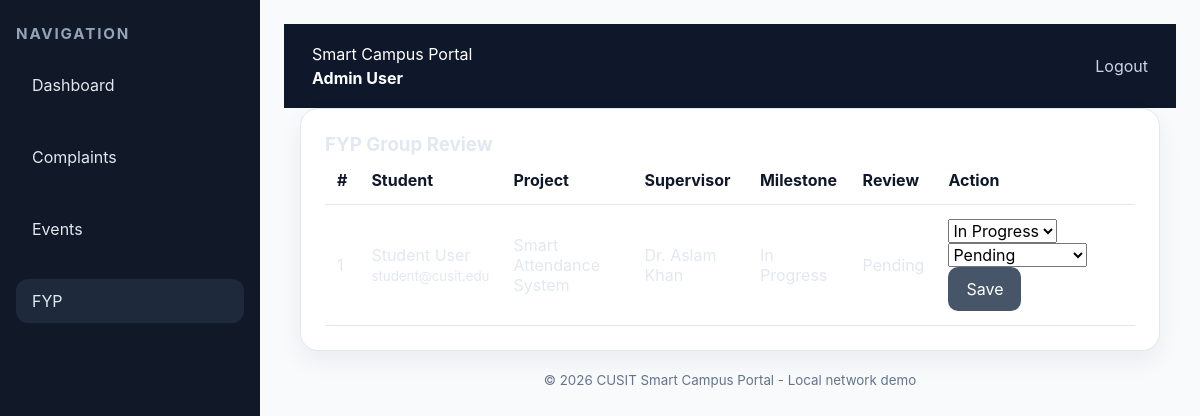
The page /admin/fyp.php (signed in) on the database its author committed.
### tables this page shows
CREATE TABLE users (
    id INT AUTO_INCREMENT PRIMARY KEY,
    name VARCHAR(100) NOT NULL,
    email VARCHAR(150) NOT NULL UNIQUE,
    password_hash VARCHAR(255) NOT NULL,
    role ENUM('admin','student') NOT NULL,
    created_at TIMESTAMP DEFAULT CURRENT_TIMESTAMP
);

CREATE TABLE fyp_groups (
    id INT AUTO_INCREMENT PRIMARY KEY,
    student_id INT NOT NULL,
    project_title VARCHAR(255) NOT NULL,
    supervisor VARCHAR(150) NOT NULL,
    milestone_status ENUM('Not Started','In Progress','Completed') NOT NULL DEFAULT 'Not Started',
    review_status ENUM('Pending','Approved','Needs Revision') NOT NULL DEFAULT 'Pending',
    created_at TIMESTAMP DEFAULT CURRENT_TIMESTAMP,
    updated_at TIMESTAMP DEFAULT CURRENT_TIMESTAMP ON UPDATE CURRENT_TIMESTAMP,
    FOREIGN KEY (student_id) REFERENCES users(id) ON DELETE CASCADE
);

### includes/auth.php (called while the page is built, shortened)
<?php
require_once __DIR__ . '/../config.php';
function is_logged_in() {
    return !empty($_SESSION['user_id']);
}
function current_user_id() {
    return $_SESSION['user_id'] ?? null;
}

### config.php (called while the page is built, shortened)
<?php
function db_connect() {
    static $pdo = null;
    if ($pdo === null) {
        $dsn = 'mysql:host=' . DB_HOST . ';dbname=' . DB_NAME . ';charset=utf8mb4';
        $options = [
            PDO::ATTR_ERRMODE => PDO::ERRMODE_EXCEPTION,
            PDO::ATTR_DEFAULT_FETCH_MODE => PDO::FETCH_ASSOC,
            PDO::ATTR_EMULATE_PREPARES => false,
        ];
        try {
            $pdo = new PDO($dsn, DB_USER, DB_PASS, $options);
        } catch (PDOException $e) {
            throw new PDOException('Unable to connect to the database. Please make sure MySQL is running and the database "' . DB_NAME . '" exists. ' . $e->getMessage(), (int)$e->getCode(), $e);
        }
    }
    return $pdo;
}

### includes/functions.php (called while the page is built, shortened)
<?php
require_once __DIR__ . '/../config.php';
function fetch_all($query, $params = []) {
    $stmt = db_connect()->prepare($query);
    $stmt->execute($params);
    return $stmt->fetchAll();
}
function fetch_one($query, $params = []) {
    $stmt = db_connect()->prepare($query);
    $stmt->execute($params);
    return $stmt->fetch();
}
function sanitize($value) {
    return htmlspecialchars($value, ENT_QUOTES, 'UTF-8');
}
function current_user() {
    return fetch_one('SELECT id, name, email, role FROM users WHERE id = ?', [current_user_id()]);
}

### admin/fyp.php (the view, shortened to what this page needs)
<?php
require_once __DIR__ . '/../includes/auth.php';
require_once __DIR__ . '/../includes/functions.php';
$groups = fetch_all('SELECT f.*, u.name AS student_name, u.email AS student_email FROM fyp_groups f JOIN users u ON f.student_id = u.id ORDER BY f.updated_at DESC');
?><!DOCTYPE html>
<html lang="en">
<head>
    <link rel="stylesheet" href="../assets/css/style.css">
</head>
<body>
<div class="page-shell">
    <?php include __DIR__ . '/../includes/sidebar.php'; ?>
    <div class="main-content">
        <?php include __DIR__ . '/../includes/header.php'; ?>
        <div class="container">
            <div class="card">
                <h3>FYP Group Review</h3>
                <table>
                    <thead>
                        <tr><th>#</th><th>Student</th><th>Project</th><th>Supervisor</th><th>Milestone</th><th>Review</th><th>Action</th></tr>
                    </thead>
                    <tbody>
                        <?php foreach ($groups as $group): ?>
                        <tr>
                            <td><?php echo intval($group['id']); ?></td>
                            <td><?php echo sanitize($group['student_name']); ?><br><small><?php echo sanitize($group['student_email']); ?></small></td>
                            <td><?php echo sanitize($group['project_title']); ?></td>
                            <td><?php echo sanitize($group['supervisor']); ?></td>
                            <td><?php echo sanitize($group['milestone_status']); ?></td>
                            <td><?php echo sanitize($group['review_status']); ?></td>
                            <td>
                                <form method="POST">
                                    <select name="milestone_status">
                                        <?php foreach (['Not Started','In Progress','Completed'] as $status): ?>
                                            <option value="<?php echo $status; ?>" <?php echo $group['milestone_status'] === $status ? 'selected' : ''; ?>><?php echo $status; ?></option>
                                        <?php endforeach; ?>
                                    </select>
                                    <select name="review_status">
                                        <?php foreach (['Pending','Approved','Needs Revision'] as $status): ?>
                                            <option value="<?php echo $status; ?>" <?php echo $group['review_status'] === $status ? 'selected' : ''; ?>><?php echo $status; ?></option>
                                        <?php endforeach; ?>
                                    </select>
                                    <button class="btn btn-secondary" type="submit">Save</button>
                                </form>
                            </td>
                        </tr>
                        <?php endforeach; ?>
                    </tbody>
                </table>
            </div>
        </div>
        <?php include __DIR__ . '/../includes/footer.php'; ?>
    </div>
</div>
</body>
</html>

### includes/header.php
<?php
require_once __DIR__ . '/auth.php';
require_once __DIR__ . '/functions.php';
$user = current_user();
?>
<header class="site-header">
    <div class="brand">
        <span>Smart Campus Portal</span>
        <strong><?php echo sanitize($user['name'] ?? 'Guest'); ?></strong>
    </div>
    <nav>
        <a href="../logout.php">Logout</a>
    </nav>
</header>

### assets/css/style.css (style rules this page uses)
* { box-sizing: border-box; margin: 0; padding: 0; }
body { font-family: 'Inter', Arial, sans-serif; min-height: 100vh; margin: 0; background: radial-gradient(circle at top, rgba(59,130,246,0.18), transparent 26%), linear-gradient(180deg, #0f172a 0%, #020617 100%); color: #e2e8f0; }
a { color: inherit; text-decoration: none; }
button, input, select, textarea { font: inherit; }
.container { width: min(1200px, 100% - 32px); margin: 0 auto; }
.page-shell { display: grid; min-height: 100vh; grid-template-columns: 260px 1fr; }
.btn { display: inline-flex; align-items: center; justify-content: center; border: none; border-radius: 14px; padding: 14px 20px; cursor: pointer; transition: transform .15s ease, background .15s ease, box-shadow .15s ease; }
.btn-secondary { background: rgba(148, 163, 184, 0.16); color: #cbd5e1; }
header.site-header { background: #0f172a; color: #fff; padding: 20px 28px; display: flex; justify-content: space-between; align-items: center; }
header.site-header .brand { display: flex; flex-direction: column; gap: 4px; }
header.site-header nav a { margin-left: 16px; color: #cbd5e1; }
.main-content { padding: 24px; background: #f8fafc; }
.card { background: #fff; border: 1px solid #e2e8f0; border-radius: 18px; box-shadow: 0 10px 24px rgba(15, 23, 42, 0.06); padding: 24px; }
table { width: 100%; border-collapse: collapse; }
th, td { padding: 14px 12px; border-bottom: 1px solid #e2e8f0; text-align: left; }
th { font-weight: 700; color: #0f172a; }
.btn { display: inline-flex; align-items: center; justify-content: center; border: none; border-radius: 10px; padding: 12px 18px; cursor: pointer; transition: transform .15s ease, background .15s ease; }
.btn-secondary { background: #475569; color: white; }

### rows shown on the page
users: name "Admin User"
fyp_groups: id "1", student.name "Student User", student.email "student@cusit.edu", project_title "Smart Attendance System", supervisor "Dr. Aslam Khan", milestone_status "In Progress", review_status "Pending"

### other values the page prints
$item['label'] "Dashboard"
$item['label'] "Complaints"
$item['label'] "Events"
$item['label'] "FYP"
